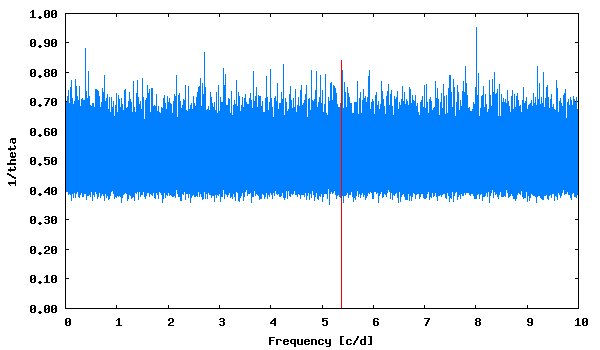

Here is the gnuplot script that generated this plot:
set term png size 600,350 medium
set colors classic
set output "phase_lc_4.lk.png"
set xlabel "Frequency [c/d]"
set ylabel "1/theta"
set format y "%5.2f"
plot [] "lk.periodogram" using 1:2 with lines linecolor 3 title "", "<echo '5.388559  0.84'" with impulses linecolor 1 title ""
 
